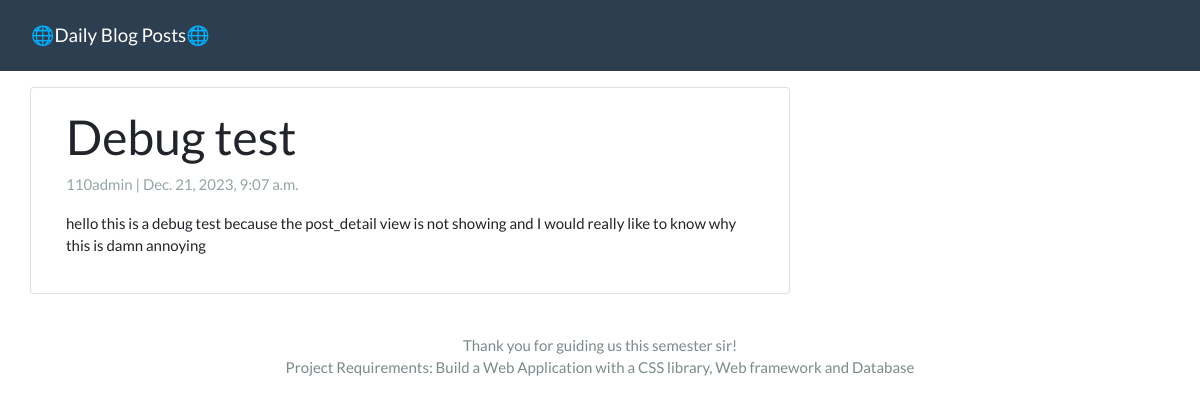
Screenshot of /post/blog2/ with the database file from the repository.
### Blog/models.py (models this page shows, shortened)
class Post(models.Model):
    title = models.CharField(max_length=200, unique=True)
    slug = models.SlugField(max_length=200, unique=True)
    author = models.ForeignKey(User, on_delete=models.CASCADE, related_name='blog_posts')
    created_on = models.DateTimeField(auto_now_add=True)
    updated_on = models.DateTimeField(auto_now=True)
    content = models.TextField()
    status = models.IntegerField(choices=STATUS, default=0)
    class Meta:
        ordering = ['-created_on']

### Blog/views.py (the view)
# urls.py: path('post/<slug:slug>/', views.DetailView.as_view(), name='post_detail'),
class DetailView(generic.DetailView):
  model = Post
  template_name = 'post_detail.html'

### Blog/templates/post_detail.html
{% extends 'base.html' %}
{% block content %}
<div class="container">
  <div class="row">
    <div class="col-md-8 card mb-4 mt-3 left top">
      <div class="card-body">
        <h1>{% block title %} {{ object.title }} {% endblock title %}</h1>
        <p class="text-muted">{{ post.author }} | {{ object.created_on }}</p>
        <p class="card-text">{{ object.content | linebreaks | safe }}</p>
      </div>
    </div>
  </div>
</div>
{% endblock content %}

### rows the page displays
Post: title "Debug test", author "110admin", created_on "Dec. 21, 2023, 9:07 a.m.", content "hello this is a debug test because the post_detail view is not showing and I would really like to know why this is damn annoying"
